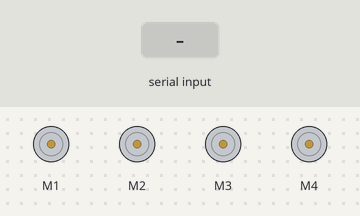
Simulated run of this sketch. Board: Arduino Uno, built with avr-gcc and run on an emulated ATmega328P. Parts: 4 × DC motor (green arrow = forward, orange = backward, longer = faster). Inputs (shaded band) come from the test bench.

Above: at 1.2 s.
1.3 s: "F" received over the second serial link
At 2.5 s:
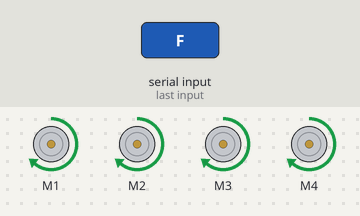
2.8 s: "B" received over the second serial link
At 3.9 s:
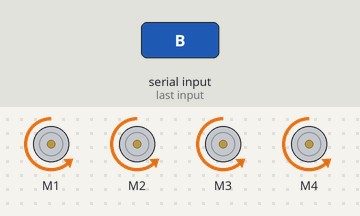
4.3 s: "R" received over the second serial link
At 5.0 s:
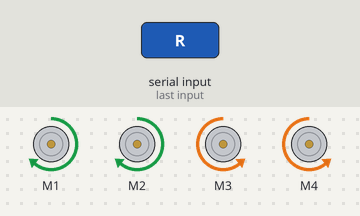
5.8 s: "L" received over the second serial link
At 6.2 s:
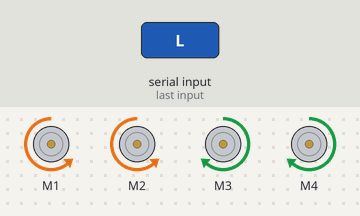
7.3 s: "G" received over the second serial link
At 8.5 s:
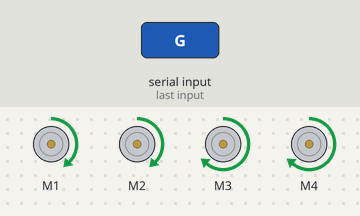
8.8 s: "H" received over the second serial link
At 9.7 s:
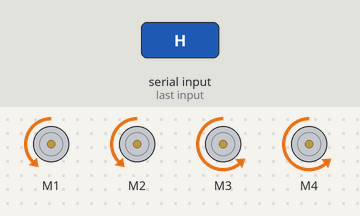
Timing chart, 0 to 11.3 s (numbered marks = the images above; inputs shaded):
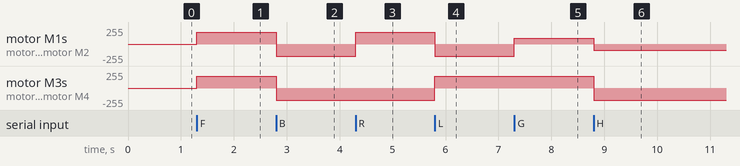

Measured:
- after the input at 1.3 s, motor M1–4: stopped → forward 180/255 at once
- after the input at 2.8 s, motor M1–4: forward 180/255 → backward 180/255 at once
- after the input at 4.3 s, motor M1, motor M2: backward 180/255 → forward 180/255 at once
- after the input at 5.8 s, motor M1, motor M2: forward 180/255 → backward 180/255 at once; motor M3, motor M4: backward 180/255 → forward 180/255 at once
- after the input at 7.3 s, motor M1, motor M2: backward 180/255 → forward 90/255 at once
- after the input at 8.8 s, motor M1, motor M2: forward 90/255 → backward 90/255 at once; motor M3, motor M4: forward 180/255 → backward 180/255 at once

The sketch:

Arduino_Mecanum_RC_Car.ino
```cpp
/*
  Arduino Bluetooth Controlled Car with Mecanum Wheels
  Using AFMotor Library for L293D Shield
  Bluetooth on A0 (RX) and A1 (TX)
*/

#include <AFMotor.h>  // Use AFMotor.h, not AFMotor_R4.h
#include <SoftwareSerial.h>

// Bluetooth on A0 (RX) and A1 (TX)
// On Arduino, A0 = 14, A1 = 15
SoftwareSerial bluetoothSerial(14, 15);  // RX = A0, TX = A1

// Initialize motors
AF_DCMotor motor1(1, MOTOR12_1KHZ);  // M1 - Left Front
AF_DCMotor motor2(2, MOTOR12_1KHZ);  // M2 - Left Back
AF_DCMotor motor3(3, MOTOR34_1KHZ);  // M3 - Right Back
AF_DCMotor motor4(4, MOTOR34_1KHZ);  // M4 - Right Front

char command;
int speed = 180;
int speed_reducing_factor = 2;  // 🔥 CHANGED: 3 → 2 (less speed reduction)

void setup() {
  bluetoothSerial.begin(9600);
  Stop();
}

void loop() {
  if (bluetoothSerial.available() > 0) {
    command = bluetoothSerial.read();

    // Basic movements
    if (command == 'F') Forward();
    else if (command == 'B') Backward();
    else if (command == 'R') TurnRight();
    else if (command == 'L') TurnLeft();

    // Mecanum diagonal movements
    else if (command == 'G') ForwardLeft();
    else if (command == 'H') BackwardLeft();
    else if (command == 'I') ForwardRight();
    else if (command == 'J') BackwardRight();

    // Mecanum strafe (sideways) movements
    else if (command == 'Q') StrafeLeft();
    else if (command == 'E') StrafeRight();

    else if (command == 'S') Stop();

    // Speed control
    else if (command == '0') speed = 100;
    else if (command == '1') speed = 130;
    else if (command == '2') speed = 160;
    else if (command == '3') speed = 180;
    else if (command == '4') speed = 200;
    else if (command == '5') speed = 220;
    else if (command == '6') speed = 240;
    else if (command == '7') speed = 255;

    // Speed increase/decrease
    else if (command == '+') {
      speed = min(255, speed + 20);
    }
    else if (command == '-') {
      speed = max(0, speed - 20);
    }
  }
}

// ===== BASIC MOVEMENTS =====

void Forward() {
  motor1.setSpeed(speed);
  motor2.setSpeed(speed);
  motor3.setSpeed(speed);
  motor4.setSpeed(speed);
  motor1.run(FORWARD);
  motor2.run(FORWARD);
  motor3.run(FORWARD);
  motor4.run(FORWARD);
}

void Backward() {
  motor1.setSpeed(speed);
  motor2.setSpeed(speed);
  motor3.setSpeed(speed);
  motor4.setSpeed(speed);
  motor1.run(BACKWARD);
  motor2.run(BACKWARD);
  motor3.run(BACKWARD);
  motor4.run(BACKWARD);
}

void TurnLeft() {
  motor1.setSpeed(speed);
  motor2.setSpeed(speed);
  motor3.setSpeed(speed);
  motor4.setSpeed(speed);
  motor1.run(BACKWARD);  // Left wheels backward
  motor2.run(BACKWARD);  // Left wheels backward
  motor3.run(FORWARD);   // Right wheels forward
  motor4.run(FORWARD);   // Right wheels forward
}

void TurnRight() {
  motor1.setSpeed(speed);
  motor2.setSpeed(speed);
  motor3.setSpeed(speed);
  motor4.setSpeed(speed);
  motor1.run(FORWARD);   // Left wheels forward
  motor2.run(FORWARD);   // Left wheels forward
  motor3.run(BACKWARD);  // Right wheels backward
  motor4.run(BACKWARD);  // Right wheels backward
}

void Stop() {
  motor1.setSpeed(0);
  motor2.setSpeed(0);
  motor3.setSpeed(0);
  motor4.setSpeed(0);
  motor1.run(RELEASE);
  motor2.run(RELEASE);
  motor3.run(RELEASE);
  motor4.run(RELEASE);
}

// ===== MECANUM DIAGONAL MOVEMENTS - IMPROVED =====

void ForwardLeft() {
  // Move diagonal forward-left
  // Right wheels full speed, Left wheels half speed
  motor1.setSpeed(speed / speed_reducing_factor);  // Left Front - slow
  motor2.setSpeed(speed / speed_reducing_factor);  // Left Back - slow
  motor3.setSpeed(speed);                          // Right Back - full
  motor4.setSpeed(speed);                          // Right Front - full
  motor1.run(FORWARD);
  motor2.run(FORWARD);
  motor3.run(FORWARD);
  motor4.run(FORWARD);
}

void ForwardRight() {
  // Move diagonal forward-right
  // Left wheels full speed, Right wheels half speed
  motor1.setSpeed(speed);                          // Left Front - full
  motor2.setSpeed(speed);                          // Left Back - full
  motor3.setSpeed(speed / speed_reducing_factor);  // Right Back - slow
  motor4.setSpeed(speed / speed_reducing_factor);  // Right Front - slow
  motor1.run(FORWARD);
  motor2.run(FORWARD);
  motor3.run(FORWARD);
  motor4.run(FORWARD);
}

void BackwardLeft() {
  // Move diagonal backward-left
  // Right wheels full speed, Left wheels half speed
  motor1.setSpeed(speed / speed_reducing_factor);  // Left Front - slow
  motor2.setSpeed(speed / speed_reducing_factor);  // Left Back - slow
  motor3.setSpeed(speed);                          // Right Back - full
  motor4.setSpeed(speed);                          // Right Front - full
  motor1.run(BACKWARD);
  motor2.run(BACKWARD);
  motor3.run(BACKWARD);
  motor4.run(BACKWARD);
}

void BackwardRight() {
  // Move diagonal backward-right
  // Left wheels full speed, Right wheels half speed
  motor1.setSpeed(speed);                          // Left Front - full
  motor2.setSpeed(speed);                          // Left Back - full
  motor3.setSpeed(speed / speed_reducing_factor);  // Right Back - slow
  motor4.setSpeed(speed / speed_reducing_factor);  // Right Front - slow
  motor1.run(BACKWARD);
  motor2.run(BACKWARD);
  motor3.run(BACKWARD);
  motor4.run(BACKWARD);
}

// ===== MECANUM SIDEWAYS MOVEMENTS (STRAFE) =====

void StrafeLeft() {
  // Move sideways left
  // M1(LF): backward, M2(LB): forward, M3(RB): backward, M4(RF): forward
  motor1.setSpeed(speed);
  motor2.setSpeed(speed);
  motor3.setSpeed(speed);
  motor4.setSpeed(speed);
  motor1.run(BACKWARD);  // Left Front backward
  motor2.run(FORWARD);   // Left Back forward
  motor3.run(BACKWARD);  // Right Back backward
  motor4.run(FORWARD);   // Right Front forward
}

void StrafeRight() {
  // Move sideways right
  // M1(LF): forward, M2(LB): backward, M3(RB): forward, M4(RF): backward
  motor1.setSpeed(speed);
  motor2.setSpeed(speed);
  motor3.setSpeed(speed);
  motor4.setSpeed(speed);
  motor1.run(FORWARD);   // Left Front forward
  motor2.run(BACKWARD);  // Left Back backward
  motor3.run(FORWARD);   // Right Back forward
  motor4.run(BACKWARD);  // Right Front backward
}
```
